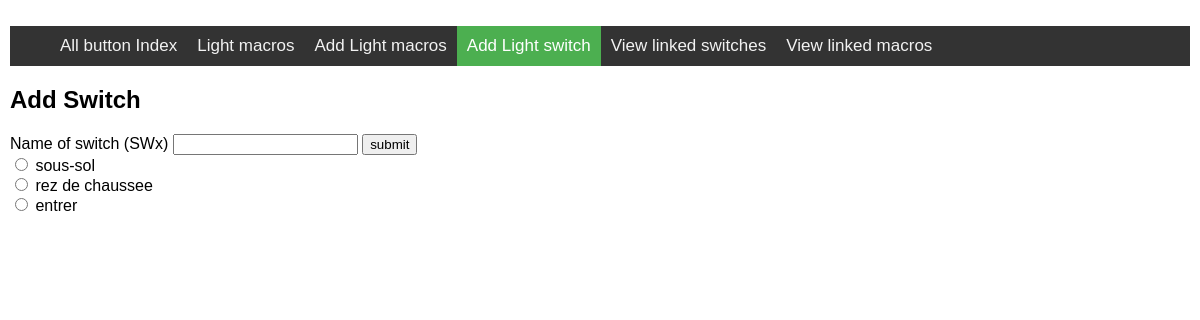
Screenshot of /enternewswitch with the database file from the repository.
### tables this page shows
CREATE TABLE macros (name TEXT, brightness REAL, eol TEXT, places TEXT);

### my_flask_app.py (the view)
@app.route('/enternewswitch')
def new_switch():
    form = MacroForm()
    choices = db_func.get_in_db('name', 'macros')
    return render_template('switch.html', form=form, choices=choices)

### my_flask_app.py
class MacroForm(FlaskForm):
    choices = db_func.get_in_db('name', 'lights')
    macro_new_name = StringField('Name of macro', validators=[DataRequired()])
    switch_new_name = StringField('Name of switch (SWx)', validators=[DataRequired()])

### db_functions.py (called while the page is built)
def get_in_db(column_name, table_name):
    try:
        con = sqlite3.connect(database_name)
        c = con.cursor()
        command = "SELECT " + column_name + " FROM " + table_name
        c.execute(command)
        rows = c.fetchall()
        list = []
        for i in range(1,len(rows)):
            list.append(rows[i][0])
        c.close()
    except sqlite3.Error as error:
        message = "Failed to update sqlite table", error
        print(message)
    finally:
        if (con):
            con.close()
    return list

### templates/switch.html (shortened to what this page needs)
{% extends 'base.html' %}
{% set active_page = "add_switch" %}
{% block header %}
    <h1>{% block title %}Add Switch{% endblock %}</h1>
{% endblock %}
{% block content %}
    <form action="{{ url_for('add_switch') }}" method="POST" >
        {{ form.switch_new_name.label }}
        {{ form.switch_new_name(size=20) }}
        <input type="submit" value="submit"> <br>
        {% for i in choices %}
            <input type="radio" name="room" value="{{ i }}"> {{ i }} <br>
        {% endfor %}
    </form>
{% endblock %}

### rows the page displays
macros: name "sous-sol"
macros: name "rez de chaussee"
macros: name "entrer"

### other values shown
{{ caption|e }} "All button Index" "Light macros" "Add Light macros" "Add Light switch" "View linked switches" "View linked macros"
